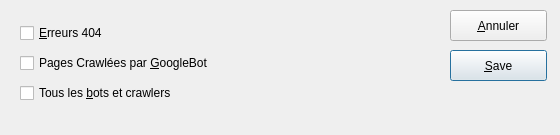
<?xml version="1.0" encoding="UTF-8"?>
<ui version="4.0">
 <class>Preferences</class>
 <widget class="QDialog" name="Preferences">
  <property name="geometry">
   <rect>
    <x>0</x>
    <y>0</y>
    <width>560</width>
    <height>135</height>
   </rect>
  </property>
  <property name="windowTitle">
   <string>Preferences</string>
  </property>
  <property name="windowIcon">
   <iconset>
    <normaloff>../../../../Téléchargements/ZpKyf3ZBgLFQTpMM1OeLzCjBV8xta9O0_0/logparser.jpg</normaloff>../../../../Téléchargements/ZpKyf3ZBgLFQTpMM1OeLzCjBV8xta9O0_0/logparser.jpg</iconset>
  </property>
  <widget class="QPushButton" name="pushButton_savePreferences">
   <property name="geometry">
    <rect>
     <x>450</x>
     <y>50</y>
     <width>97</width>
     <height>31</height>
    </rect>
   </property>
   <property name="text">
    <string>&amp;Save</string>
   </property>
  </widget>
  <widget class="QPushButton" name="pushButton_closePrefs">
   <property name="geometry">
    <rect>
     <x>450</x>
     <y>10</y>
     <width>97</width>
     <height>31</height>
    </rect>
   </property>
   <property name="text">
    <string>&amp;Annuler</string>
   </property>
  </widget>
  <widget class="QCheckBox" name="checkBox_err404">
   <property name="geometry">
    <rect>
     <x>20</x>
     <y>20</y>
     <width>131</width>
     <height>26</height>
    </rect>
   </property>
   <property name="text">
    <string>&amp;Erreurs 404</string>
   </property>
  </widget>
  <widget class="QCheckBox" name="checkBox_GBot">
   <property name="geometry">
    <rect>
     <x>20</x>
     <y>50</y>
     <width>231</width>
     <height>26</height>
    </rect>
   </property>
   <property name="text">
    <string>Pages Crawlées par &amp;GoogleBot</string>
   </property>
  </widget>
  <widget class="QCheckBox" name="checkBox_Bots">
   <property name="geometry">
    <rect>
     <x>20</x>
     <y>80</y>
     <width>211</width>
     <height>26</height>
    </rect>
   </property>
   <property name="text">
    <string>Tous les &amp;bots et crawlers</string>
   </property>
  </widget>
 </widget>
 <resources/>
 <connections/>
</ui>
